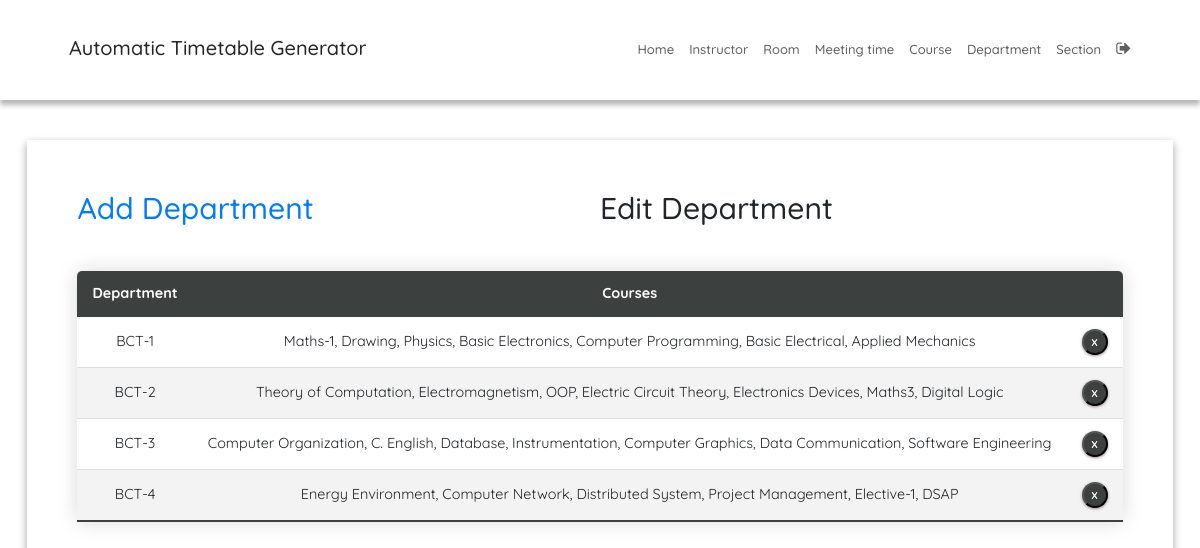
/departmentEdit/ (signed in), run on the app's committed database.
### SchedulerApp/models.py (models this page shows, shortened)
class Department(models.Model):
    dept_name = models.CharField(max_length=50)
    courses = models.ManyToManyField(Course)

### SchedulerApp/views.py (the view)
# urls.py: path('departmentEdit/', departmentEdit, name='departmentEdit'),
@login_required
def departmentEdit(request):
    course = defaultdict(list)
    for dept in Department.courses.through.objects.all():
        dept_name = Department.objects.filter(
            id=dept.department_id).values('dept_name')[0]['dept_name']
        course_name = Course.objects.filter(
            course_number=dept.course_id).values(
                'course_name')[0]['course_name']
        course[dept_name].append(course_name)
    context = {'departments': Department.objects.all(), 'course': course}
    return render(request, 'departmentEdit.html', context)

### SchedulerApp/templatetags/index.py (called while the page is built)
@register.filter
def dictKey(d, k):
    return ', '.join(d[k]) if k in d else ''  # Avoid KeyError if key doesn't exist

@register.tag
def active(parser, token):
    args = token.split_contents()
    template_tag = args[0]
    if len(args) < 2:
        raise (template.TemplateSyntaxError, f'{template_tag} tag requires at least one argument')
    return NavSelectedNode(args[1:])

    def render(self, context):
        path = context['request'].path
        for p in self.patterns:
            pValue = template.Variable(p).resolve(context)
            if path == pValue:
                return 'active'
        return ''

### templates/departmentEdit.html (shortened to what this page needs)
{% extends 'base.html' %}
{% block content %}
{% load static %}
{% load index %}
<fieldset class="fieldset">
  <div class="tablink">
    <a href="{% url 'departmentAdd'%}">
      <h1 onclick="openPage('new')" id="defaultOpen">Add Department</h1>
    </a>
    <h1 onclick="openPage('edit')" id="link_to_edit">Edit Department</h1>
  </div>
  <div class="tabcontent" id="edit">
    <table class="editTable">
      <thead>
        <tr class="table-headers">
          <th>Department</th>
          <th>Courses</th>
          <th class="empty"></th>
        </tr>
      </thead>
      <tbody>
        {% for dept in departments %}
        <tr>
          <td>{{dept.dept_name}}</td>
          <td>{{course|dictKey:dept.dept_name}}</td>
          <td class="empty">
            <form action="{% url 'deletedepartment' dept.id %}" method="post">
              <input type="submit" value="X" class="cross">
            </form>
          </td>
        </tr>
        {% endfor %}
      </tbody>
    </table>
  </div>
</fieldset>
{% endblock %}

### static/CSS/style.css (style rules this page uses)
:root { --green4: #343837; --green5: #303333; --green6: #454a49; --green7: #3c403f; --white: #fff; --grey: #aaa; --dark-grey: #444; --light-grey: #a29999; --lighter-grey: #dddddd; --lightest-grey: #f3f3f3; --box-shadow: #9e9292; }
html { font-size: 100%; box-sizing: border-box; scroll-behavior: smooth; }
html, body { margin: 0; padding: 0; width: 100vw; min-height: 100%; text-rendering: optimizeLegibility; font-family: "Quicksand", sans-serif; font-size: 62.5%; }
body { position: relative; }
a { text-decoration: none; }
fieldset { padding: 50px; border-radius: 0 0 8px 8px; background: transparent; box-shadow: rgba(0, 0, 0, 0.145) 0px 4px 8px, rgba(0, 0, 0, 0.24) 0px 3px 8px; border-top: 5px solid var(--green1); }
.fieldset { min-width: 65rem; font-size: 1.6rem; }
.tablink { display: grid; grid-template-columns: 1fr 1fr; }
.tablink h1 { color: var(--green3); padding-bottom: 2rem; cursor: pointer; font-size: 3rem; }
.tabcontent { display: grid; gap: 3rem; }
.editTable, .timetable { border-collapse: collapse; margin-top: 2rem; font-size: 0.9em; min-width: 40rem; border-radius: 5px 5px 0 0; overflow: hidden; box-shadow: 0 0 20px rgba(0, 0, 0, 0.15); text-align: center; }
.editTable thead tr, .timetable thead tr { background-color: var(--green7); color: var(--white); font-weight: bold; }
.editTable th, .editTable td, .timetable th, .timetable td { padding: 1.2rem 1.5rem; }
.editTable tbody tr, .timetable tbody tr { border-bottom: 1px solid var(--lighter-grey); }
.editTable tbody tr:nth-of-type(even), .timetable tbody tr:nth-of-type(even) { background-color: var(--lightest-grey); }
.editTable tbody tr:last-of-type, .timetable tbody tr:last-of-type { border-bottom: 2px solid var(--green7); }
.empty form { display: flex; justify-content: center; }
.cross { border-radius: 50%; font-size: 1rem; font-weight: bold; box-shadow: 0px 1px 3px 0px var(--box-shadow); padding: 4px; color: var(--white); background-color: var(--green7); cursor: pointer; width: 2.6rem; height: 2.6rem; }

### data on the page
Department: dept_name "BCT-1", dept_name "Maths-1, Drawing, Physics, Basic Electronics, Computer Programming, Basic Electrical, Applied Mechanics"
Department: dept_name "BCT-2", dept_name "Theory of Computation, Electromagnetism, OOP, Electric Circuit Theory, Electronics Devices, Maths3, Digital Logic"
Department: dept_name "BCT-3", dept_name "Computer Organization, C. English, Database, Instrumentation, Computer Graphics, Data Communication, Software Engineering"
Department: dept_name "BCT-4", dept_name "Energy Environment, Computer Network, Distributed System, Project Management, Elective-1, DSAP"
